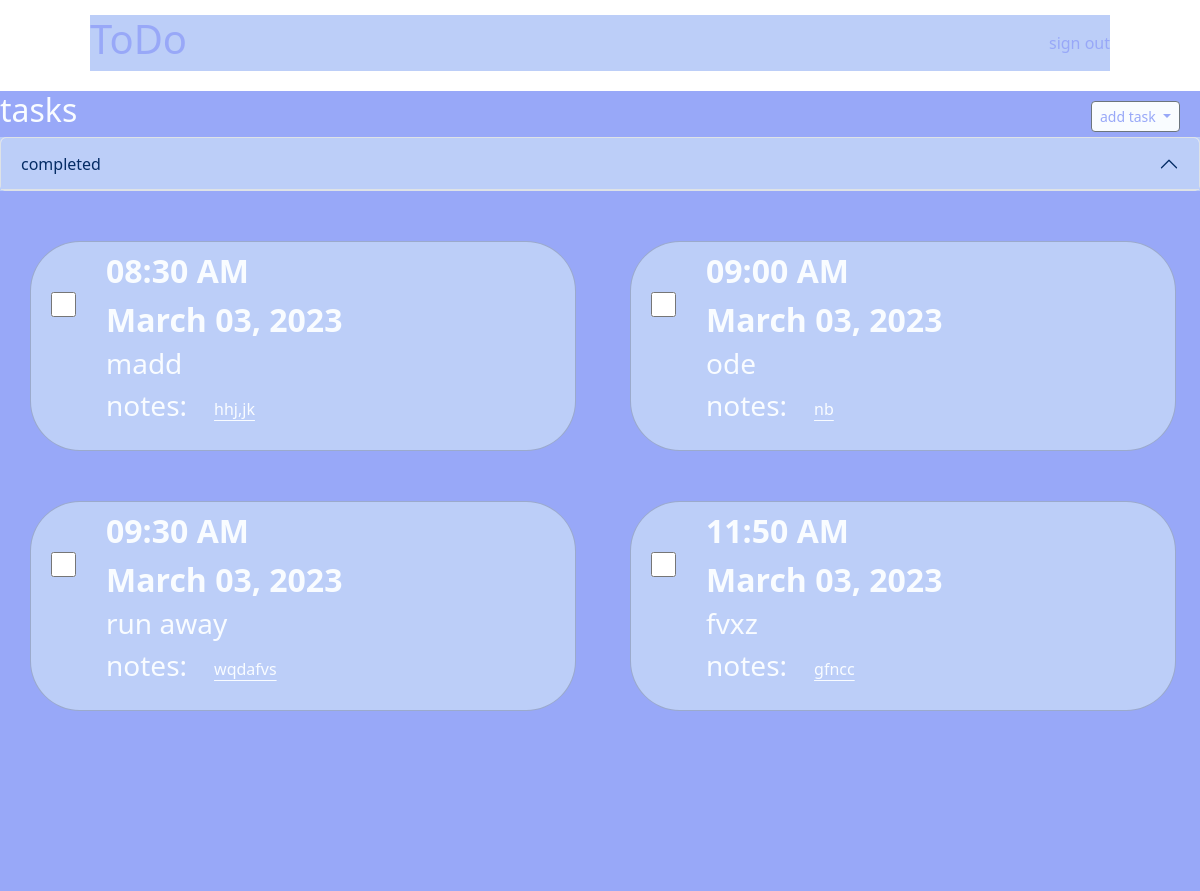
Page /todo (signed in) on the committed database.
### main.py (models this page shows)
class Task(db.Model):
    __tablename__="task"
    id = db.Column(db.Integer, primary_key=True, unique=True)
    user_id = db.Column(db.Integer, db.ForeignKey('users.id'))
    status_complete = db.Column(db.Boolean, nullable = False)
    task_name = db.Column(db.String(100),nullable=False)
    task_date = db.Column(db.Date, nullable=False)
    time= db.Column(db.Time(timezone=True),default=datetime.time, nullable=True)
    details = db.Column(db.String(200),nullable=True)
    user = db.relationship("User", back_populates="task", order_by='Task.time')

### main.py (the view, shortened to what this page needs)
@app.route("/todo",methods=["POST","GET"])
@login_required
def todo():
    complete_radio = Complete()
    add_task = Add_task()
    print(add_task.validate_on_submit())
    with app.app_context():
        task_list = db.session.query(Task).filter_by(user_id=current_user.id).order_by(Task.time).all() # type: ignore
        now =datetime.now().date()
        for task in task_list:
            how_long = now - task.task_date
            if task.status_complete and how_long.days > 2:
                with app.app_context():
                    task_delete = db.session.query(Task).get(task.id)
                    db.session.delete(task_delete)
                    db.session.commit()
                task_list.remove(task)
    return render_template("todo.html", task_list=task_list, form=add_task, complete=complete_radio,user=current_user)

### main.py
class Complete (FlaskForm):
    complete = MultiCheckboxField("",choices=" ",render_kw={"id":"check"})

class Add_task(FlaskForm):
    task = StringField("task", validators=[DataRequired(message="required")])
    time = TimeField("time", validators=[Optional()])
    detail = TextAreaField("detail",validators=[Length(max=100)])
    submit = SubmitField("add", render_kw={"form":"form2"})

### main.py (called while the page is built)
@login_manager.user_loader
def load_user(user_id):
    return db.session.query(User).get(user_id)

### templates/todo.html (shortened to what this page needs)
<!DOCTYPE html>
<html lang="en">
<head>
    <link href="https://cdn.jsdelivr.net/npm/bootstrap@5.3.0-alpha1/dist/css/bootstrap.min.css" rel="stylesheet"
>
    <link rel="stylesheet" href="{{url_for('static',filename='css/style.css')}}">
</head>
<body>
    {%import "bootstrap/wtf.html" as wtf%}
    {%include "logo.html"%}
    <div class="task-div">
        <div class="task-head-div">
        <div class="btn-group btn-sm add-btn-div">
            <button class="btn btn-secondary btn-sm dropdown-toggle add-btn" type="button" data-bs-toggle="dropdown"
                aria-expanded="false">
                add task
            </button>
        </div>
        <h2>tasks</h2>
        </div>
        <div class="accordion" id="accordionExample">
            <div class="accordion-item">
                <h2 class="accordion-header" id="headingOne">
                    <button class="accordion-button" type="button" data-bs-toggle="collapse"
                        data-bs-target="#collapseOne" aria-expanded="true" aria-controls="collapseOne">
                        completed
                    </button>
                </h2>
            </div>
        </div>
        <div class="uncompleted">
            <div class="row uncom-stack">
                {%for task in task_list%}
                {%if not task.status_complete:%}
                <div class="col-lg-6">
                    <div class="uncomplete-card card">
                        <div class="check-div">
                            <form action="">
                                <input type="checkbox" name="complete-check" class="check" id="{{task.id}}">
                            </form>
                        </div>
                        <div class="card-info">
                            <div class="datetime">
                            <h2 class="time">{{task.time.strftime("%I:%M %p")}}</h2>
                            <h2> {{task.task_date.strftime("%B %m, %Y")}}</h2>
                            </div>
                            <h3 class="name">{{task.task_name}}</h3>
                            <div class="card-note">
                            <h3 class="notes">notes:</h3>
                            <div class="container-fluid det-div">
                                <p>{{task.details}}</p>
                            </div>
                            </div>
                        </div>
                    </div>
                </div>
                {%endif%}
                {%endfor%}
            </div>
        </div>
    </div>
</body>
</html>

### templates/logo.html
<div class="logo-div">
    <h1>ToDo</h1>
    {%if not user.is_authenticated%}
    <div>
    <a href="{{url_for('login')}}">login</a>
    <a href="{{url_for('signup')}}">sign up</a>
    </div>
    {%else%}
    <a href="{{url_for('signout')}}">sign out</a>
    {%endif%}
</div>

### static/css/style.css (style rules this page uses)
.logo-div { background-color: #BCCEF8; color: #98A8F8; width: 85%; margin: auto; margin-top: 15px; display: flex; justify-content: space-between; }
.logo-div a { margin: auto 0; text-decoration: none; color: #98A8F8; }
.task-div { height: 800px; margin-top: 20px; width: 100%; background-color: #98A8F8; overflow: scroll; }
.task-head-div { display: flex; flex-direction: row-reverse; justify-content: space-between; }
.task-div h2 { color: #f9fcff; }
.accordion,.accordion-button,.accordion-collapse,.accordion-button:not(.collapsed) { background-color: #bccef8; }
.card { display: flex; flex-direction: row; border-radius: 50px; height: 210px; margin-left: 30px; margin-top: 50px; }
.uncomplete-card h2 { margin-top: 10px; font-weight: bold; color: #f9fcff; }
.uncomplete-card h3,p { color: #f9fcff; }
.check-div { width: fit-content; margin-left: 20px; margin-top: 50px; margin-right: 30px; }
.add-btn-div { display: block; background-color: #98A8F8; border-radius: 0%; }
.add-btn { background-color: #f9fcff; color: #98A8F8; margin-top: 10px; margin-right: 20px; }
.uncomplete-card { background-color: #bccef8; }
.uncom-stack { width: 100%; }
.card-info { width: 80%; }
.det-div p { text-decoration: underline; position: relative; width: 80%; margin-top: 8px; overflow: scroll; text-underline-offset: 5px; }
.card-note { display: flex; flex-direction: row; justify-content: start; gap: 15px; }
.datetime { display: flex; flex-direction: row; gap :20px; }
@media screen and (max-width: 1200px) and (min-width: 980px) { .datetime { display: block; } }
.check { width: 25px; height: 25px; }

### rows in the picture
Task: time "08:30 AM", task_date "March 03, 2023", task_name "madd", details "hhj,jk"
Task: time "09:00 AM", task_date "March 03, 2023", task_name "ode", details "nb"
Task: time "09:30 AM", task_date "March 03, 2023", task_name "run away", details "wqdafvs"
Task: time "11:50 AM", task_date "March 03, 2023", task_name "fvxz", details "gfncc"
